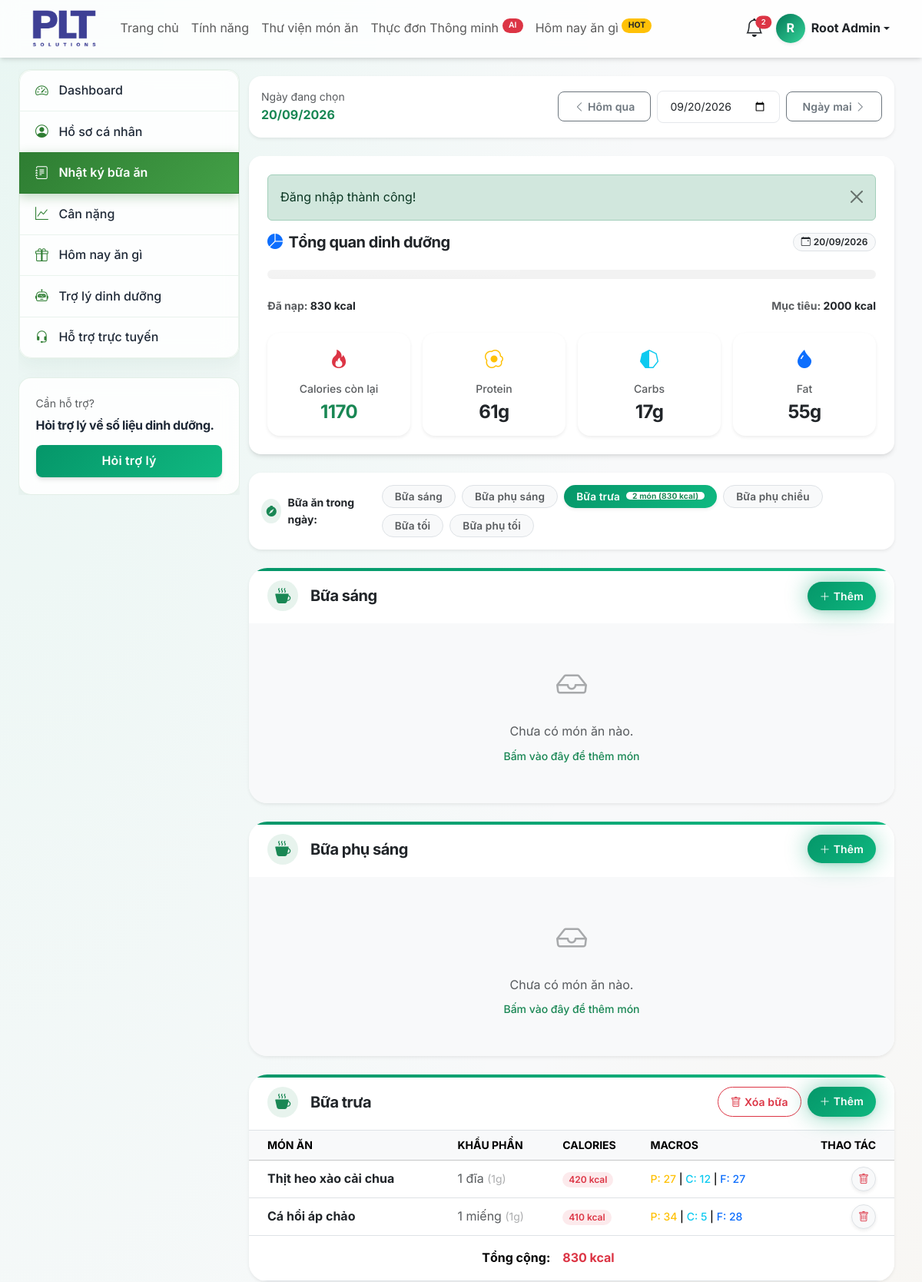
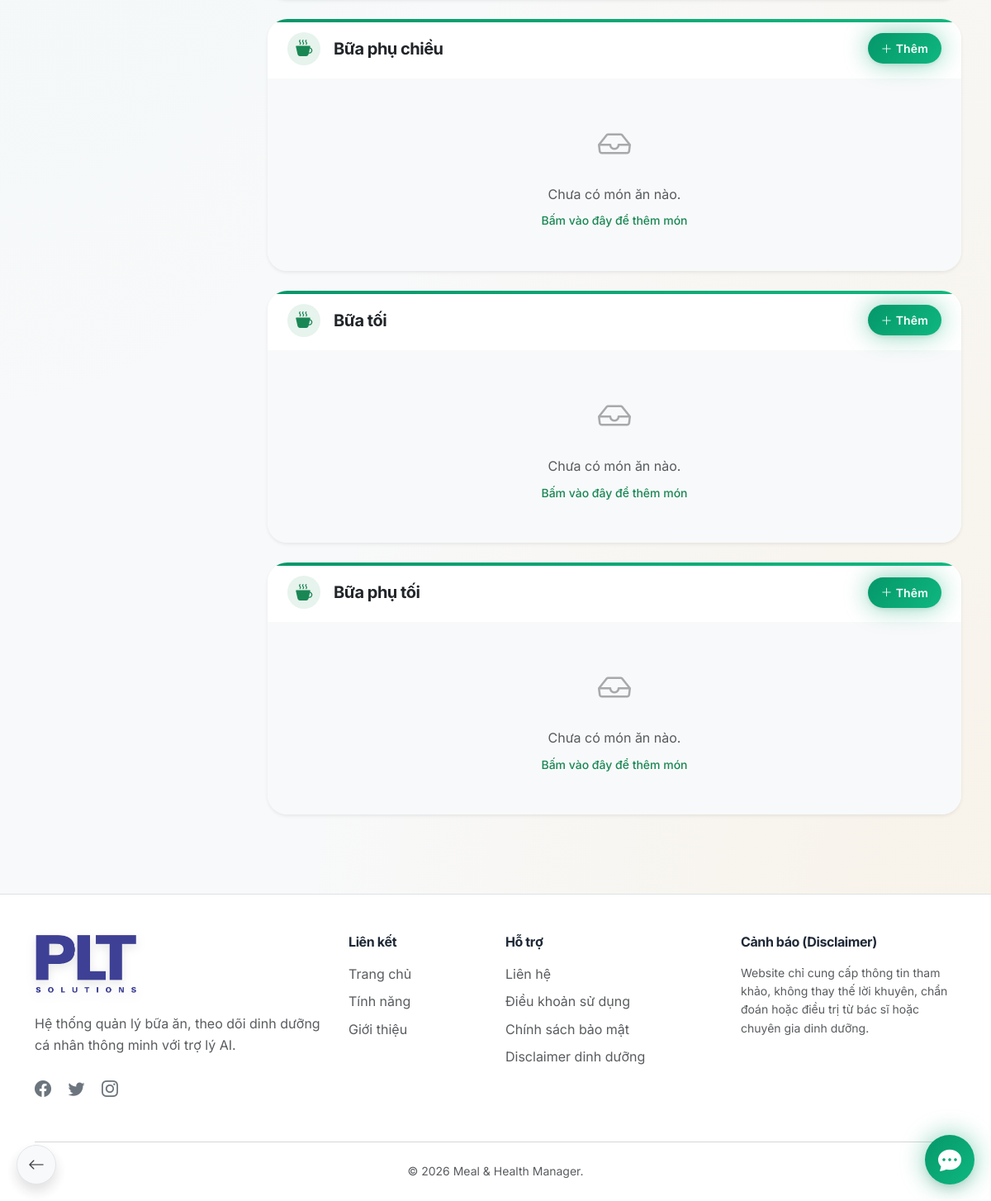
The app's page /user/meals.php?date=2026-09-20 (signed in) with its own data (2 pictures, top to bottom).
### tables this page shows
CREATE TABLE IF NOT EXISTS `meal_logs` (
  `id` bigint UNSIGNED NOT NULL AUTO_INCREMENT,
  `user_id` bigint UNSIGNED NOT NULL,
  `log_date` date NOT NULL,
  `meal_type` enum('breakfast','morning_snack','lunch','afternoon_snack','dinner','evening_snack') NOT NULL,
  `consumed_at` time DEFAULT NULL,
  `note` text,
  `created_at` timestamp NOT NULL DEFAULT CURRENT_TIMESTAMP,
  `updated_at` timestamp NOT NULL DEFAULT CURRENT_TIMESTAMP ON UPDATE CURRENT_TIMESTAMP,
  PRIMARY KEY (`id`),
  UNIQUE KEY `uk_meal_logs_user_date_type` (`user_id`,`log_date`,`meal_type`),
  KEY `idx_meal_logs_user_date` (`user_id`,`log_date`),
  KEY `idx_meal_logs_date` (`log_date`)
);

CREATE TABLE IF NOT EXISTS `meal_log_items` (
  `id` bigint UNSIGNED NOT NULL AUTO_INCREMENT,
  `meal_log_id` bigint UNSIGNED NOT NULL,
  `food_id` bigint UNSIGNED NOT NULL,
  `quantity` decimal(10,2) NOT NULL DEFAULT '1.00',
  `unit` varchar(50) NOT NULL DEFAULT 'g',
  `calculated_grams` decimal(10,2) NOT NULL DEFAULT '0.00',
  `calories` decimal(10,2) NOT NULL DEFAULT '0.00',
  `protein` decimal(10,2) NOT NULL DEFAULT '0.00',
  `carbs` decimal(10,2) NOT NULL DEFAULT '0.00',
  `fat` decimal(10,2) NOT NULL DEFAULT '0.00',
  `fiber` decimal(10,2) NOT NULL DEFAULT '0.00',
  `created_at` timestamp NOT NULL DEFAULT CURRENT_TIMESTAMP,
  `updated_at` timestamp NOT NULL DEFAULT CURRENT_TIMESTAMP ON UPDATE CURRENT_TIMESTAMP,
  PRIMARY KEY (`id`),
  KEY `idx_meal_log_items_log` (`meal_log_id`),
  KEY `idx_meal_log_items_food` (`food_id`)
);

CREATE TABLE IF NOT EXISTS `foods` (
  `id` bigint UNSIGNED NOT NULL AUTO_INCREMENT,
  `category_id` bigint UNSIGNED DEFAULT NULL,
  `name` varchar(180) NOT NULL,
  `slug` varchar(200) NOT NULL,
  `image` varchar(255) DEFAULT NULL,
  `description` text,
  `ingredients` text,
  `instructions` text,
  `serving_size` decimal(8,2) NOT NULL DEFAULT '100.00',
  `serving_unit` varchar(50) NOT NULL DEFAULT 'g',
  `calories` decimal(8,2) NOT NULL DEFAULT '0.00',
  `protein` decimal(8,2) NOT NULL DEFAULT '0.00',
  `carbs` decimal(8,2) NOT NULL DEFAULT '0.00',
  `fat` decimal(8,2) NOT NULL DEFAULT '0.00',
  `fiber` decimal(8,2) NOT NULL DEFAULT '0.00',
  `sugar` decimal(8,2) NOT NULL DEFAULT '0.00',
  `sodium` decimal(10,2) NOT NULL DEFAULT '0.00',
  `diet_type` varchar(255) DEFAULT 'normal',
  `season` varchar(50) DEFAULT NULL COMMENT 'Mùa phù hợp: xuan,he,thu,dong (phân tách bằng dấu phẩy)',
  `goals` varchar(255) DEFAULT NULL,
  `estimated_price` int DEFAULT '35000',
  `is_premium` tinyint(1) NOT NULL DEFAULT '0',
  `status` enum('active','inactive') NOT NULL DEFAULT 'active',
  `created_by` bigint UNSIGNED DEFAULT NULL,
  `created_at` timestamp NOT NULL DEFAULT CURRENT_TIMESTAMP,
  `updated_at` timestamp NOT NULL DEFAULT CURRENT_TIMESTAMP ON UPDATE CURRENT_TIMESTAMP,
  PRIMARY KEY (`id`),
  UNIQUE KEY `slug` (`slug`),
  KEY `fk_foods_created_by` (`created_by`),
  KEY `idx_foods_name` (`name`),
  KEY `idx_foods_category` (`category_id`),
  KEY `idx_foods_status` (`status`),
  KEY `idx_foods_premium` (`is_premium`),
  KEY `idx_foods_season` (`season`)
);

### user/meals.php (the view, shortened to what the rows shown need)
<?php
require_once __DIR__ . '/../models/MealModel.php';
$user_id = $_SESSION['user_id'];
$date = $_GET['date'] ?? date('Y-m-d');
$mealModel = new MealModel();
$dailyMeals = $mealModel->getDailyMeals($user_id, $date);
require_once __DIR__ . '/../includes/header.php';
$meal_types = [
    'breakfast' => 'Bữa sáng',
    'morning_snack' => 'Bữa phụ sáng',
    'lunch' => 'Bữa trưa',
    'afternoon_snack' => 'Bữa phụ chiều',
    'dinner' => 'Bữa tối',
    'evening_snack' => 'Bữa phụ tối'
];
?>
<div class="container py-3 py-md-4">
    <div class="row">
        <div class="col-12">
            <div class="card border-0 shadow-sm rounded-4 mb-4 bg-white" data-aos="fade-up">
                <div class="card-body p-3">
                    <div class="d-flex flex-column flex-md-row align-items-md-center justify-content-between gap-3">
                        <div class="d-flex flex-wrap gap-2">
                            <?php foreach ($meal_types as $type_key => $type_name):
                                $itemsCount = count($dailyMeals[$type_key] ?? []);
                                $mealCals = 0;
                                if (!empty($dailyMeals[$type_key])) {
                                    foreach ($dailyMeals[$type_key] as $it) {
                                        $mealCals += (float)$it['calories'];
                                    }
                                }
                            ?>
                            <a href="#meal-<?php echo $type_key; ?>" class="btn btn-sm rounded-pill px-3 py-1 fw-semibold transition-all d-flex align-items-center gap-1 <?php echo $itemsCount > 0 ? 'btn-success shadow-sm' : 'btn-light border text-muted'; ?>" style="font-size: 0.85rem;">
                                <?php echo $type_name; ?>
                                <?php if ($itemsCount > 0): ?>
                                    <span class="badge bg-white text-success rounded-pill px-2 py-0 ms-1 fw-bold"><?php echo $itemsCount; ?> món (<?php echo round($mealCals); ?> kcal)</span>
                                <?php endif; ?>
                            </a>
                            <?php endforeach; ?>
                        </div>
                    </div>
                </div>
            </div>
            <?php
            $delay = 100;
            foreach ($meal_types as $type_key => $type_name):
            ?>
            <div class="card card-premium mb-4 border-0 shadow-sm meal-section-card" id="meal-<?php echo $type_key; ?>" data-aos="fade-up" data-aos-delay="<?php echo $delay; ?>">
                <div class="card-header bg-white border-0 d-flex justify-content-between align-items-center py-3 px-4">
                    <h5 class="mb-0 fw-bold text-dark d-flex align-items-center">
                        <div class="bg-success bg-opacity-10 text-success rounded-circle d-flex align-items-center justify-content-center me-3" style="width: 40px; height: 40px;">
                            <i class="bi bi-cup-hot-fill"></i>
                        </div>
                        <?php echo $type_name; ?>
                    </h5>
                    <div class="d-flex gap-2">
                        <?php if (!empty($dailyMeals[$type_key])): ?>
                        <form method="POST" onsubmit="return confirm('Xóa toàn bộ món trong bữa này?');">
                            <button class="btn btn-sm btn-outline-danger rounded-pill px-3"><i class="bi bi-trash me-1"></i>Xóa bữa</button>
                        </form>
                        <?php endif; ?>
                        <a href="<?php echo BASE_URL; ?>/user/add-meal.php?date=<?php echo urlencode($date); ?>&type=<?php echo urlencode($type_key); ?>" class="btn btn-sm btn-success rounded-pill px-3 shadow-sm btn-glow"><i class="bi bi-plus-lg me-1"></i>Thêm</a>
                    </div>
                </div>
                <div class="card-body p-0">
                    <?php if (empty($dailyMeals[$type_key])): ?>
                        <div class="text-center p-5 text-muted bg-light">
                            <i class="bi bi-inbox fs-1 d-block mb-3 opacity-50"></i>
                            <p class="mb-0">Chưa có món ăn nào.</p>
                            <a href="<?php echo BASE_URL; ?>/user/add-meal.php?date=<?php echo $date; ?>&type=<?php echo $type_key; ?>" class="text-success text-decoration-none small fw-medium mt-2 d-inline-block">Bấm vào đây để thêm món</a>
                        </div>
                    <?php else: ?>
                        <div class="table-responsive">
                            <table class="table table-hover mb-0 align-middle border-top text-nowrap">
                                <thead class="table-light text-muted small text-uppercase">
                                    <tr>
                                        <th class="ps-4">Món ăn</th>
                                        <th>Khẩu phần</th>
                                        <th>Calories</th>
                                        <th>Macros</th>
                                        <th class="text-end pe-4">Thao tác</th>
                                    </tr>
                                </thead>
                                <tbody>
                                    <?php
                                    $meal_cals = 0;
                                    foreach ($dailyMeals[$type_key] as $item):
                                        $meal_cals += $item['calories'];
                                    ?>
                                    <tr>
                                        <td class="ps-4 fw-bold text-dark"><?php echo htmlspecialchars($item['food_name']); ?></td>
                                        <td class="text-muted"><?php echo floatval($item['quantity']); ?> <?php echo htmlspecialchars($item['unit']); ?><?php if ((float)$item['calculated_grams'] > 0): ?> <span class="small opacity-50">(<?php echo floatval($item['calculated_grams']); ?>g)</span><?php endif; ?></td>
                                        <td><span class="badge bg-danger bg-opacity-10 text-danger rounded-pill px-2 py-1"><?php echo floatval($item['calories']); ?> kcal</span></td>
                                        <td class="small fw-medium">
                                            <span class="text-warning">P: <?php echo floatval($item['protein']); ?></span> |
                                            <span class="text-info">C: <?php echo floatval($item['carbs']); ?></span> |
                                            <span class="text-primary">F: <?php echo floatval($item['fat']); ?></span>
                                        </td>
                                        <td class="text-end pe-4">
                                            <form method="POST" action="" class="d-inline" onsubmit="return confirm('Bạn có chắc chắn muốn xóa?');">
                                                <button type="submit" class="btn btn-sm btn-light text-danger rounded-circle border shadow-sm" style="width: 32px; height: 32px; padding: 0;"><i class="bi bi-trash"></i></button>
                                            </form>
                                        </td>
                                    </tr>
                                    <?php endforeach; ?>
                                </tbody>
                                <tfoot class="bg-light fw-bold text-dark">
                                    <tr>
                                        <td colspan="2" class="text-end py-3">Tổng cộng:</td>
                                        <td colspan="3" class="text-danger py-3 pe-4"><?php echo floatval($meal_cals); ?> kcal</td>
                                    </tr>
                                </tfoot>
                            </table>
                        </div>
                    <?php endif; ?>
                </div>
            </div>
            <?php
            $delay += 100;
            endforeach;
            ?>
        </div>
    </div>
</div>
<?php require_once __DIR__ . '/../includes/footer.php'; ?>

### records on screen
meal_logs: meal_type "2"
meal_log_items: food.name "Thịt heo xào cải chua", quantity "1", unit "đĩa", calculated_grams "1", calories "420", protein "27", carbs "12", fat "27"
meal_log_items: food.name "Cá hồi áp chảo", quantity "1", unit "miếng", calculated_grams "1", calories "410", protein "34", carbs "5", fat "28"

### other values on screen
$total_bell_count "2"
substr($_SESSION['full_name'] ?? 'U', 0, 1) "R"
$_SESSION['full_name'] "Root Admin"
$sidebar_item['label'] "Dashboard"
$sidebar_item['label'] "Hồ sơ cá nhân"
$sidebar_item['label'] "Nhật ký bữa ăn"
$sidebar_item['label'] "Cân nặng"
$sidebar_item['label'] "Hôm nay ăn gì"
$sidebar_item['label'] "Trợ lý dinh dưỡng"
$sidebar_item['label'] "Hỗ trợ trực tuyến"
date('d/m/Y', strtotime($date)) "20/09/2026"
$message "Đăng nhập thành công!"
$cal_used "830"
$cal_target "2000"
$cal_left "1170"
